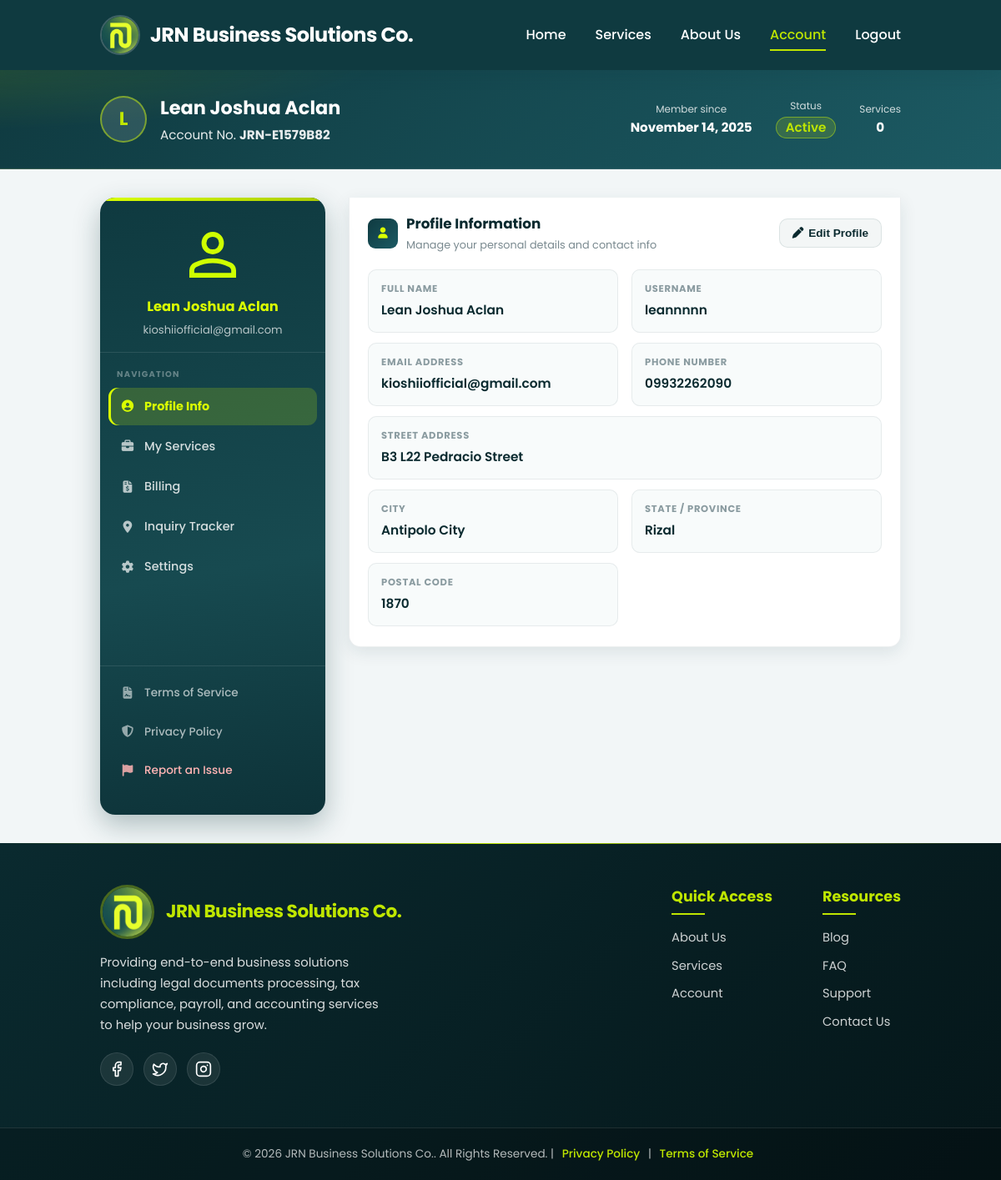
/account_page.php (signed in), run on an earlier commit of the app's database.
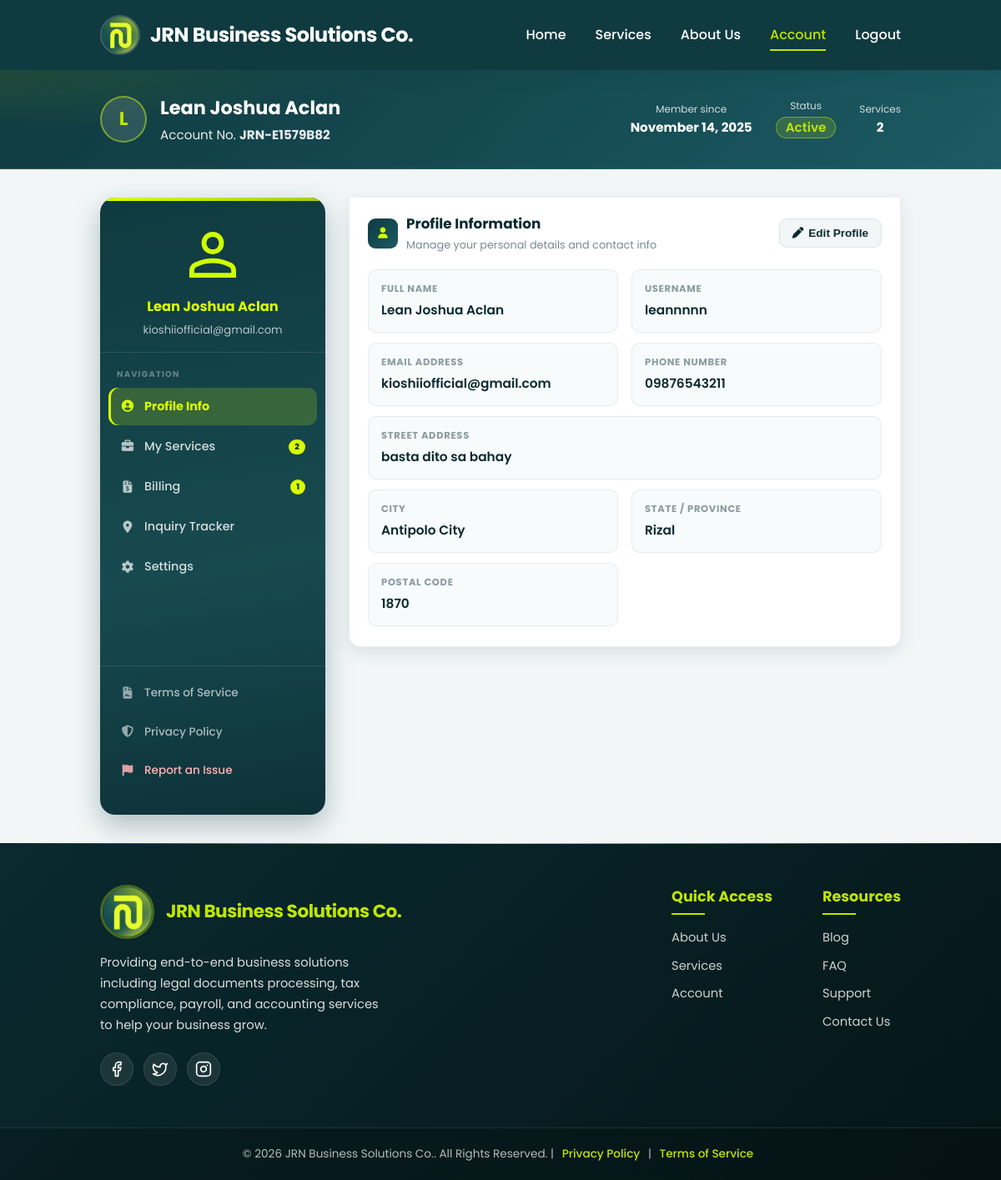
And on a later commit of the database.
### tables this page shows
CREATE TABLE `users` (
  `id` int(11) NOT NULL,
  `account_number` varchar(20) DEFAULT NULL,
  `fullname` varchar(100) NOT NULL,
  `first_name` varchar(50) DEFAULT NULL,
  `last_name` varchar(50) DEFAULT NULL,
  `username` varchar(50) DEFAULT NULL,
  `phone` varchar(20) DEFAULT NULL,
  `address` varchar(255) DEFAULT NULL,
  `city` varchar(100) DEFAULT NULL,
  `state` varchar(100) DEFAULT NULL,
  `postal_code` varchar(20) DEFAULT NULL,
  `email` varchar(150) NOT NULL,
  `password` varchar(255) NOT NULL,
  `verification_token` varchar(64) NOT NULL,
  `is_verified` tinyint(1) NOT NULL DEFAULT 0,
  `role` enum('user','admin') NOT NULL DEFAULT 'user',
  `status` enum('active','inactive','suspended') NOT NULL DEFAULT 'active',
  `created_at` timestamp NOT NULL DEFAULT current_timestamp(),
  `reset_token` varchar(255) DEFAULT NULL,
  `reset_expires` datetime DEFAULT NULL
);

### account_page.php (the view, shortened to what the changed rows need)
<?php
include 'connection/dbconn.php';
$user_id = $_SESSION['user_id'];
$user = null;
if (isset($_SESSION['account_type']) && $_SESSION['account_type'] === 'employee') {
    header("Location: admin/index-admin.php");
    exit;
} else {
    $stmt = $conn->prepare("
        SELECT fullname, first_name, last_name, username, email, phone, address, city, state, postal_code,
               created_at, account_number, role, status
        FROM users WHERE id = ?
    ");
    $stmt->bind_param("i", $user_id);
    $stmt->execute();
    $result = $stmt->get_result();
    $user = $result->fetch_assoc();
}
$display_name = (!empty($user['first_name']) && !empty($user['last_name']))
    ? $user['first_name'] . ' ' . $user['last_name']
    : (!empty($user['fullname']) ? $user['fullname'] : ($user['username'] ?? 'User'));
$first_initial = !empty($user['first_name'])
    ? strtoupper(substr($user['first_name'], 0, 1))
    : strtoupper(substr($user['fullname'] ?? $user['username'] ?? 'U', 0, 1));
$status_display = ['active' => 'Active', 'inactive' => 'Inactive', 'suspended' => 'Suspended'];
$current_status = $status_display[$user['status'] ?? 'active'] ?? 'Unknown';
$status_class = ['active' => 'status-active', 'inactive' => 'status-inactive', 'suspended' => 'status-suspended'];
$current_status_class = $status_class[$user['status'] ?? 'active'] ?? 'status-inactive';
$user_services = [];
$stmt = $conn->prepare("
    SELECT i.id,
           i.inquiry_number,
           i.service_name,
           i.additional_notes,
           i.status,
           i.created_at,
           i.qr_code_path,
           i.processing_type,
           COUNT(d.id) AS document_count
    FROM inquiries i
    LEFT JOIN inquiry_documents d ON i.id = d.inquiry_id
    WHERE i.user_id = ?
      AND i.status IN ('pending','in_review','completed','rejected')
    GROUP BY i.id
    ORDER BY i.created_at DESC
");
$stmt->bind_param("i", $user_id);
$stmt->execute();
$result = $stmt->get_result();
while ($row = $result->fetch_assoc()) {
    $user_services[] = $row;
}
$user_invoices = [];
$stmt = $conn->prepare("
    SELECT b.id,
           b.invoice_number,
           b.total_amount,
           b.status,
           b.created_at,
           b.service_name,
           b.base_fee,
           b.processing_fee,
           b.other_fees,
           b.discount
    FROM billings b
    WHERE b.client_name = ?
    ORDER BY b.created_at DESC
");
$stmt->bind_param("s", $display_name);
$stmt->execute();
$result = $stmt->get_result();
while ($row = $result->fetch_assoc()) {
    $user_invoices[] = $row;
}
$unpaidCount = 0;
foreach ($user_invoices as $inv) {
    if (in_array($inv['status'], ['unpaid', 'pending'])) {
        $unpaidCount++;
    }
}
?>
<!DOCTYPE html>
<html lang="en">
<head>
    <link rel="stylesheet" href="assets/css/global.css" />
    <link rel="stylesheet" href="assets/css/index.css" />
    <link rel="stylesheet" href="assets/css/responsive.css" />
    <link rel="stylesheet" href="assets/css/logout-modal.css" />
    <link rel="stylesheet" href="assets/css/discard-modal.css" />
    <link rel="stylesheet" href="assets/css/account-page.css" />
    <link rel="stylesheet" href="assets/css/password-change-modal.css">
    <link rel="stylesheet" href="https://cdnjs.cloudflare.com/ajax/libs/font-awesome/6.4.0/css/all.min.css" />
</head>
<body>
    <section class="account-hero">
        <div class="account-hero-inner">
            <div class="hero-id">
                <div class="avatar-circle">
                    <span><?php echo $first_initial; ?></span>
                </div>
                <div>
                    <h1><?php echo htmlspecialchars($display_name); ?></h1>
                    <p>Account No. <strong><?php echo htmlspecialchars($user['account_number'] ?? 'N/A'); ?></strong></p>
                </div>
            </div>
            <div class="hero-meta">
                <div class="meta-item">
                    <span>Member since</span>
                    <strong><?php echo !empty($user['created_at']) ? date("F j, Y", strtotime($user['created_at'])) : '—'; ?></strong>
                </div>
                <div class="meta-item">
                    <span>Status</span>
                    <strong class="status-pill <?php echo $current_status_class; ?>"><?php echo $current_status; ?></strong>
                </div>
                <div class="meta-item">
                    <span>Services</span>
                    <strong><?php echo count($user_services); ?></strong>
                </div>
            </div>
        </div>
    </section>
    <div class="account-container">
        <aside class="account-sidebar">
            <div class="sidebar-header">
                <img src="assets/img/icons/ProfileIcon.svg" alt="Profile" class="sidebar-avatar-img" width="84" height="84">
                <h3><?php echo htmlspecialchars($display_name); ?></h3>
                <p class="sidebar-email"><?php echo htmlspecialchars($user['email'] ?? 'N/A'); ?></p>
            </div>
            <ul class="sidebar-menu">
                <li>
                    <a href="#services" data-section="services">
                        <i class="fas fa-briefcase"></i>
                        <span>My Services</span>
                        <?php if (count($user_services) > 0): ?>
                            <span class="sidebar-badge"><?php echo count($user_services); ?></span>
                        <?php endif; ?>
                    </a>
                </li>
                <li>
                    <a href="#billing" data-section="billing">
                        <i class="fas fa-file-invoice-dollar"></i>
                        <span>Billing</span>
                        <?php if ($unpaidCount > 0): ?>
                            <span class="sidebar-badge"><?php echo $unpaidCount; ?></span>
                        <?php endif; ?>
                    </a>
                </li>
            </ul>
        </aside>
        <main class="account-main">
            <section class="dashboard-card active" id="profile">
                <div class="card-content">
                    <form id="profileForm" method="POST" action="update_profile.php">
                        <div id="profileDisplay" class="profile-grid">
                            <div class="field">
                                <span>Full Name</span>
                                <strong><?php echo htmlspecialchars($display_name); ?></strong>
                            </div>
                            <div class="field">
                                <span>Username</span>
                                <strong><?php echo isset($user['username']) ? htmlspecialchars($user['username']) : 'N/A'; ?></strong>
                            </div>
                            <div class="field">
                                <span>Email Address</span>
                                <strong><?php echo isset($user['email']) ? htmlspecialchars($user['email']) : 'N/A'; ?></strong>
                            </div>
                            <div class="field">
                                <span>Phone Number</span>
                                <strong><?php echo isset($user['phone']) ? htmlspecialchars($user['phone']) : 'N/A'; ?></strong>
                            </div>
                            <div class="field full">
                                <span>Street Address</span>
                                <strong><?php echo isset($user['address']) ? htmlspecialchars($user['address']) : 'N/A'; ?></strong>
                            </div>
                            <div class="field">
                                <span>City</span>
                                <strong><?php echo isset($user['city']) ? htmlspecialchars($user['city']) : 'N/A'; ?></strong>
                            </div>
                            <div class="field">
                                <span>State / Province</span>
                                <strong><?php echo isset($user['state']) ? htmlspecialchars($user['state']) : 'N/A'; ?></strong>
                            </div>
                            <div class="field">
                                <span>Postal Code</span>
                                <strong><?php echo isset($user['postal_code']) ? htmlspecialchars($user['postal_code']) : 'N/A'; ?></strong>
                            </div>
                        </div>
                    </form>
                </div>
            </section>
        </main>
    </div>
</body>
</html>

What changed in the data, as far as the page shows it:
changed users "Lean Joshua Aclan": phone "09932262090" → "09876543211"; address "B3 L22 Pedracio Street" → "basta dito sa bahay"
Also different on the page:
count($user_services): "0" → "2"
count($user_services): (not shown) → "2"
$unpaidCount: (not shown) → "1"
